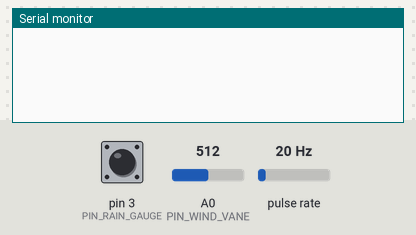
The sketch below on a simulated Arduino Uno, built with avr-gcc and run on an emulated ATmega328P. Parts: the last lines printed to the serial monitor. Wiring (inferred from the names in the program): pulse sensor: data pin 2. The test bench sets the inputs (shaded band); at power-on: pulse rate 20 Hz, A0 (PIN_WIND_VANE) = 512, pin 3 (PIN_RAIN_GAUGE) HIGH.

Above: at 1.2 s.
1.3 s: pulse rate (sensor on pin 2) set to 4 Hz
At 5.8 s:
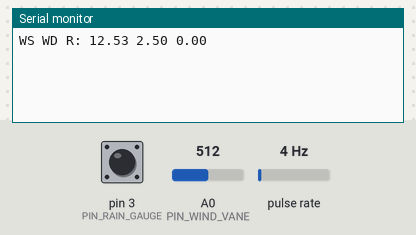
11.5 s: A0 (PIN_WIND_VANE) set to 716
At 12.4 s:
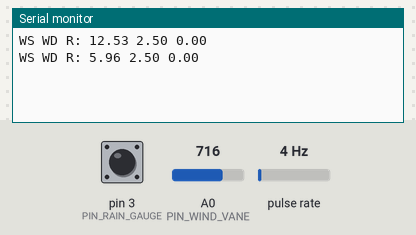
13.0 s: pin 3 (PIN_RAIN_GAUGE) pulled LOW for 0.15 s
14.6 s: pin 3 (PIN_RAIN_GAUGE) pulled LOW for 1 s
At 15.9 s:
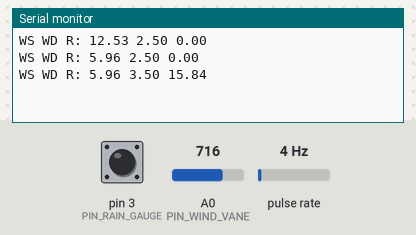
17.1 s: pulse rate (sensor on pin 2) set to 50 Hz
18.6 s: A0 (PIN_WIND_VANE) set to 900
At 20.8 s:
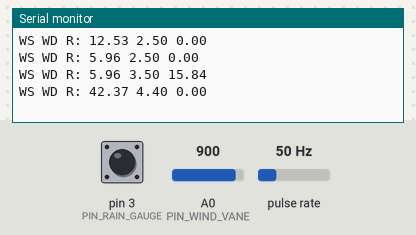
Timing chart, 0 to 21.1 s (numbered marks = the images above; inputs shaded):
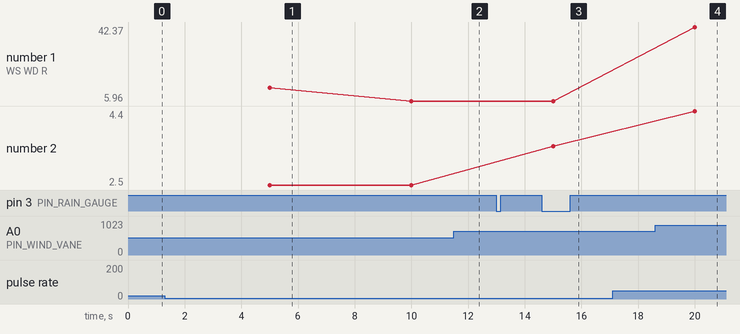

Measured:
- after the input at 1.3 s, the serial monitor: prints a new line after 3.7 s (image 1)
- after the input at 14.6 s, the serial monitor: prints a new line after 0.40 s (image 3)
- after the input at 18.6 s, the serial monitor: prints a new line after 1.4 s (image 4)
- plotted number 2: 3.5 → 4.4 after the input at 18.6 s

The sketch:

weatherstation.ino
```cpp
/* Arduino sketch for the Weather Meter Kit from Sparkfun.
 (sparkfun.com/products/8942)

 =========================================================
 ANEMOMETER
 =========================================================
 The anemometer (wind speed meter) encodes the wind speed
 by simply closing a switch with each rotation. A wind
 speed of 1.492 MPH produces one switch closure per
 second.

 =========================================================
 WIND DIRECTION VANE
 =========================================================
 The wind vane reports wind direction as a voltage which
 is produced by the combination of resistors inside the
 sensor. The vane’s magnet may close two switches at once,
 allowing up to 16 different positions to be indicated.

 =========================================================
 RAIN GAUGE
 =========================================================
 The rain gauge is a self-emptying bucket-type rain gauge
 which activates a momentary button closure for each 0.011"
 of rain collected.

 */

#define PIN_ANEMOMETER  2 // Arduino Uno Interrupt Pin 0
#define PIN_RAIN_GAUGE  3 // Arduino Uno Interrupt Pin 1
#define PIN_WIND_VANE  A0

// wind speed and rainfall calculation frequency (milliseconds)
#define MSECS_CALC 5000

volatile int numRevsAnemometer;  // Incremented in the interrupt
volatile int numRainBucketDumps; // Incremented in the interrupt

//=======================================================
// Initialize
//=======================================================
void setup() {
  Serial.begin(9600);

  pinMode(PIN_ANEMOMETER, INPUT);
  digitalWrite(PIN_ANEMOMETER, HIGH);
  attachInterrupt(0, countAnemometer, FALLING);

  pinMode(PIN_RAIN_GAUGE, INPUT);
  digitalWrite(PIN_RAIN_GAUGE, HIGH);
  attachInterrupt(1, countRainGauge, FALLING);

}

//=======================================================
// Main loop
//=======================================================
void loop() {
  numRevsAnemometer = 0;
  numRainBucketDumps = 0;

  interrupts();
  delay (MSECS_CALC);
  noInterrupts();

  calcAndDisplay();
}

//=======================================================
// Interrupt handler for anemometer. Called each time the
// switch closes (one revolution).
//=======================================================
void countAnemometer() {
  numRevsAnemometer++;
}

//=======================================================
// Interrupt handler for rain gauge. Called each time the
// button closes (one bucket dump).
//=======================================================
void countRainGauge() {
  numRainBucketDumps++;
}

//=======================================================
// Calculate the wind speed, wind direction, rainfall,
// and display them
// anemometer: 1 rev/sec = 1.492 mph
// rain gauge: 1 bucket dump = 0.011 inches rain
//=======================================================
void calcAndDisplay() {

  // Calculate

  // Wind Speed (mph)
  // rev / msec * (1.492 MPH/rev * 1000 msec * 100)
  long wspeed = 149200;
  wspeed *= numRevsAnemometer;
  wspeed /= MSECS_CALC;

  // Wind Direction
  int sensorValue = analogRead(PIN_WIND_VANE);
  float voltage = sensorValue * (5.0 / 1023.0);

  // Rainfall (in/hr)
  // dumps / msec * (0.011 in/sec * 1000 msec * 3600 sec/hr * 100)
  long rain = 3960000;
  rain *= numRainBucketDumps;
  rain /= MSECS_CALC;


  // Display

  Serial.print("WS WD R: ");

  // Wind Speed
  Serial.print(float(wspeed) / 100, 2);
  Serial.print(' ');

  // Wind Direction
  Serial.print(voltage, 2);
  Serial.print(' ');

  // Rainfall
  Serial.println(float(rain) / 100, 2);
}
```
